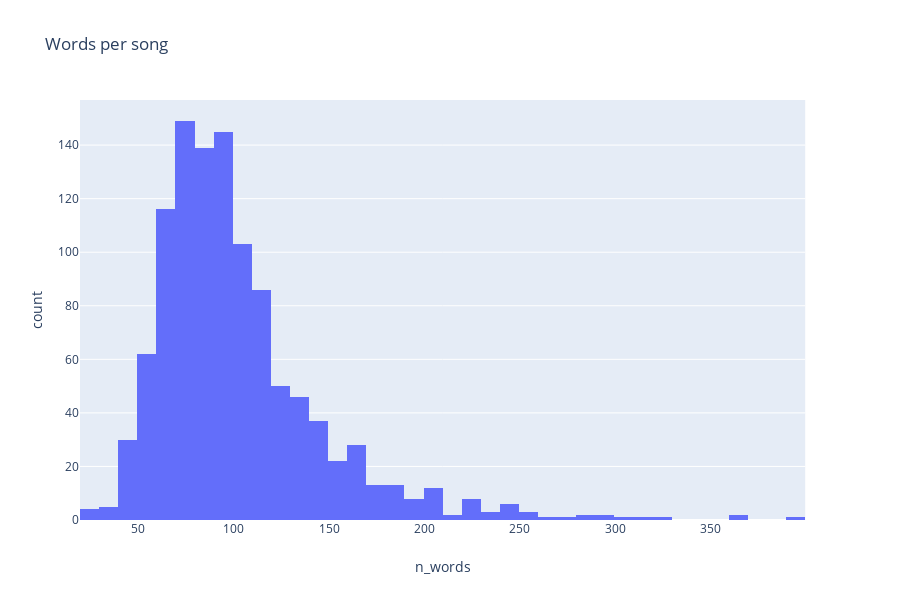

Here is the notebook cell this chart was saved with:
### Code cell
# distribution words per song
fig = px.histogram(song_df, x='n_words', title='Words per song')
fig.show()

### Figure 1 — Plotly figure (JSON) as saved in the notebook; plotly's stock layout.template omitted (floating-point values rounded to 4 significant figures; data arrays with more than 128 entries replaced by an {"elided": "..."} marker saying what was removed)
{"data": [{"alignmentgroup": "True", "bingroup": "x", "hoverlabel": {"namelength": 0}, "hovertemplate": "n_words=%{x}<br>count=%{y}", "legendgroup": "", "marker": {"color": "#636efa"}, "name": "", "offsetgroup": "", "orientation": "v", "showlegend": false, "type": "histogram", "x": {"elided": "1102 int values"}, "xaxis": "x", "yaxis": "y"}], "layout": {"barmode": "relative", "height": 600, "legend": {"tracegroupgap": 0}, "title": {"text": "Words per song"}, "xaxis": {"anchor": "y", "domain": [0, 0.98], "title": {"text": "n_words"}}, "yaxis": {"anchor": "x", "domain": [0, 1], "title": {"text": "count"}}}}
